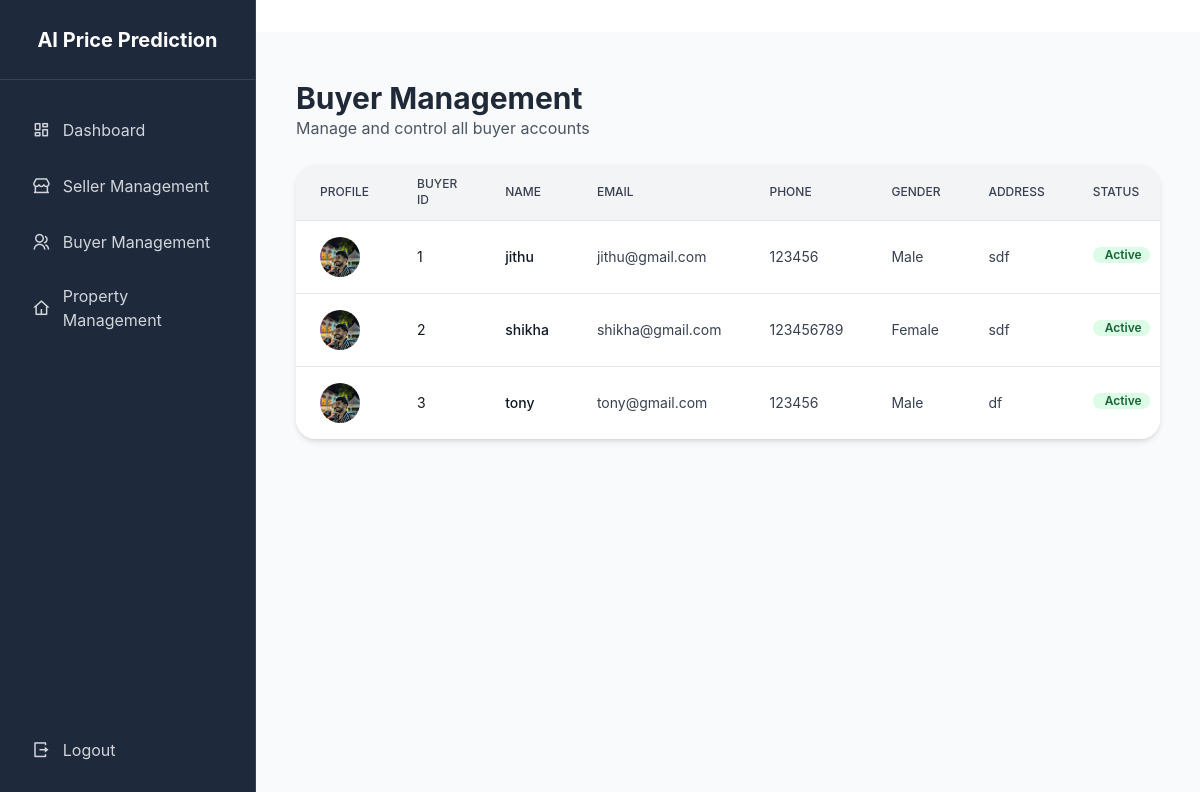
The page /buyer_list/ on the database as committed earlier.
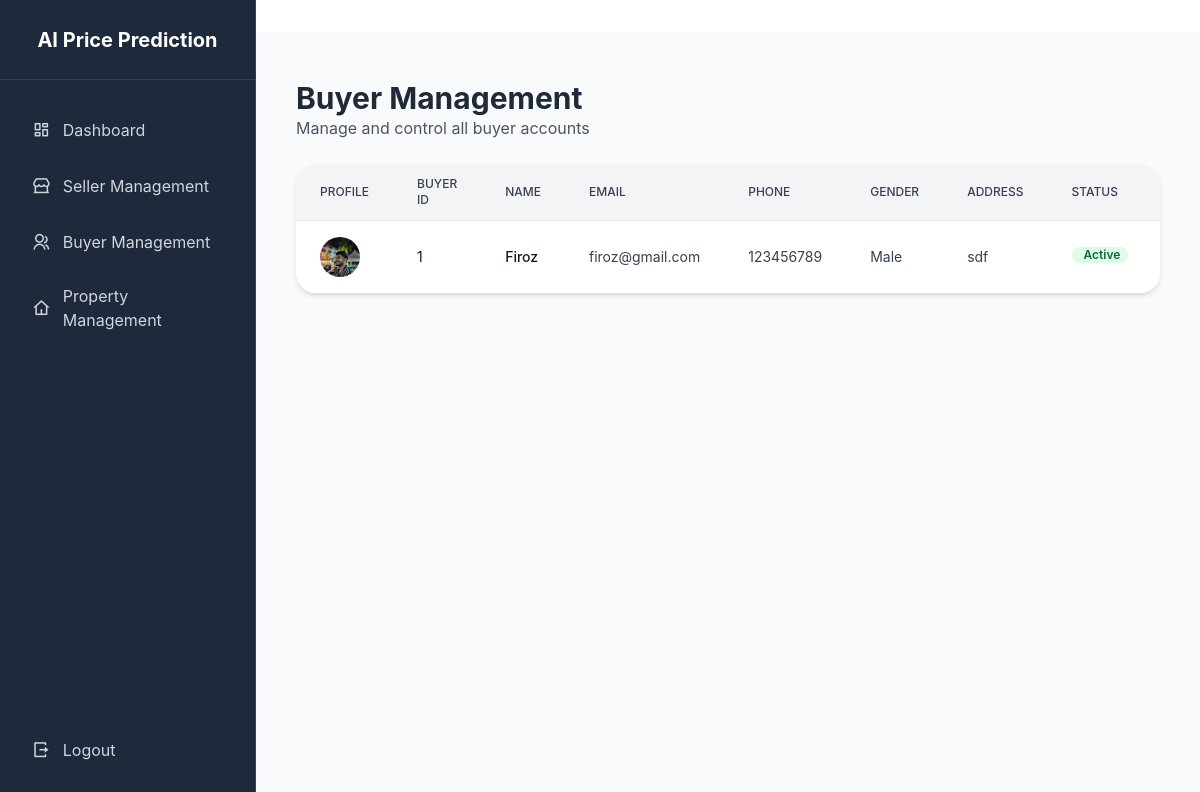
The same page on the database as committed later.
### buyer/models.py (models this page shows, shortened)
class Buyer(models.Model):
    name = models.CharField(max_length=100)
    email = models.EmailField(unique=True)
    phone = models.CharField(max_length=15)
    address = models.TextField()
    gender = models.CharField(max_length=1, choices=GENDER_CHOICES)
    profile_pic = models.ImageField(upload_to='profile_pics/', null=True, blank=True)
    password = models.CharField(max_length=128)
    is_active = models.BooleanField(default=True)
    is_staff = models.BooleanField(default=False)
    objects = BuyerManager()

### app/views.py (the view)
# urls.py: path('buyer_list/', views.buyer_list, name='buyer_list'),
def buyer_list(request):
    buyers = Buyer.objects.all()
    return render(request, 'buyer_list.html', {'buyers': buyers})

### app/templates/buyer_list.html (shortened to what this page needs)
{% extends 'admin_base.html' %}
{% block content %}
<div class="max-w-6xl mx-auto px-4 py-6">
  <div class="flex justify-between items-center mb-6">
    <div>
      <h1 class="text-2xl md:text-3xl font-bold text-gray-800">Buyer Management</h1>
      <p class="text-gray-600">Manage and control all buyer accounts</p>
    </div>
  </div>
  <div class="bg-white rounded-xl shadow-md overflow-hidden">
    <div class="overflow-x-auto">
      <table class="min-w-full divide-y divide-gray-200">
        <thead class="bg-gray-100">
          <tr>
            <th class="px-6 py-3 text-left text-xs font-medium text-gray-700 uppercase">Profile</th>
            <th class="px-6 py-3 text-left text-xs font-medium text-gray-700 uppercase">Buyer ID</th>
            <th class="px-6 py-3 text-left text-xs font-medium text-gray-700 uppercase">Name</th>
            <th class="px-6 py-3 text-left text-xs font-medium text-gray-700 uppercase">Email</th>
            <th class="px-6 py-3 text-left text-xs font-medium text-gray-700 uppercase">Phone</th>
            <th class="px-6 py-3 text-left text-xs font-medium text-gray-700 uppercase">Gender</th>
            <th class="px-6 py-3 text-left text-xs font-medium text-gray-700 uppercase">Address</th>
            <th class="px-6 py-3 text-left text-xs font-medium text-gray-700 uppercase">Status</th>
            <th class="px-6 py-3 text-left text-xs font-medium text-gray-700 uppercase">Actions</th>
          </tr>
        </thead>
        <tbody class="bg-white divide-y divide-gray-200">
          {% for buyer in buyers %}
          <tr class="hover:bg-gray-50 transition duration-150">
            <td class="px-6 py-4 whitespace-nowrap">
              {% if buyer.profile_pic %}
              <img src="{{ buyer.profile_pic.url }}" alt="Profile Pic" class="h-10 w-10 rounded-full object-cover">
              {% else %}
              <div class="h-10 w-10 rounded-full bg-gray-200 flex items-center justify-center">
                <i class="fas fa-user text-gray-500"></i>
              </div>
              {% endif %}
            </td>
            <td class="px-6 py-4 text-sm text-gray-900">{{ buyer.id }}</td>
            <td class="px-6 py-4 text-sm font-medium text-gray-900">{{ buyer.name }}</td>
            <td class="px-6 py-4 text-sm text-gray-700">{{ buyer.email }}</td>
            <td class="px-6 py-4 text-sm text-gray-700">{{ buyer.phone }}</td>
            <td class="px-6 py-4 text-sm text-gray-700">
              {% if buyer.gender == 'M' %}Male{% elif buyer.gender == 'F' %}Female{% else %}Other{% endif %}
            </td>
            <td class="px-6 py-4 text-sm text-gray-700">{{ buyer.address|default:"-" }}</td>
            <td class="px-6 py-4">
              {% if buyer.is_active %}
              <span class="px-2 inline-flex text-xs font-semibold bg-green-100 text-green-800 rounded-full">
                 Active
              </span>
              {% else %}
              <span class="px-2 inline-flex text-xs font-semibold bg-red-100 text-red-800 rounded-full">
                <i class="fas fa-ban mr-1"></i> Inactive
              </span>
              {% endif %}
            </td>
            <td class="px-6 py-4 text-sm text-gray-700">
</td>
          </tr>
          {% empty %}
          <tr>
            <td colspan="8" class="px-6 py-4 text-center text-gray-500">No buyers found</td>
          </tr>
          {% endfor %}
        </tbody>
      </table>
    </div>
  </div>
</div>
{% endblock %}

Rows that differ between the two databases and show on the page:
removed Buyer: profile_pic (picture), id "2", name "shikha", email "shikha@gmail.com", phone "123456789", gender "Female", address "sdf", is_active "Active"
removed Buyer: profile_pic (picture), id "3", name "tony", email "tony@gmail.com", phone "123456", gender "Male", address "df", is_active "Active"
changed Buyer "sdf": name "jithu" → "Firoz"; email "jithu@gmail.com" → "firoz@gmail.com"; phone "123456" → "123456789"
